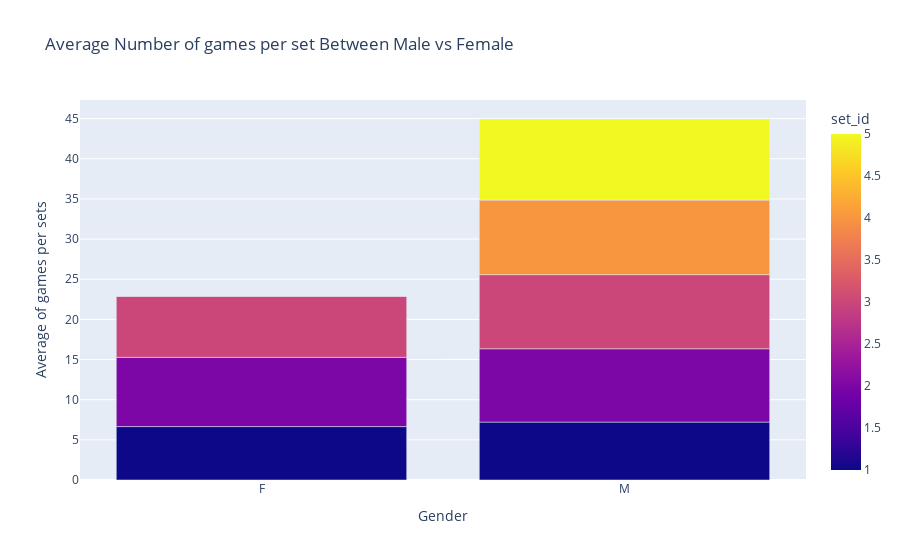

Notebook code cell kept with this figure:
### Code cell
mean_game_per_set_long = mean_game_per_set.stack().reset_index()
mean_game_per_set_long.columns = ['gender', 'set_id', 'game_id']

# Plotly figure
fig = px.bar(mean_game_per_set_long, x='gender', y='game_id', color='set_id', barmode='group',
             labels = {'game_id': 'Average of games per sets', 'gender': 'Gender'},
             title = 'Average Number of games per set Between Male vs Female')

fig.show()

### Figure 1 — Plotly figure (JSON) as saved in the notebook; plotly's stock layout.template omitted (floating-point values rounded to 4 significant figures)
{"data": [{"alignmentgroup": "True", "hovertemplate": "Gender=%{x}<br>Average of games per sets=%{y}<br>set_id=%{marker.color}<extra></extra>", "legendgroup": "", "marker": {"color": [1, 2, 3, 4, 5, 1, 2, 3, 4, 5], "coloraxis": "coloraxis", "pattern": {"shape": ""}}, "name": "", "offsetgroup": "", "orientation": "v", "showlegend": false, "textposition": "auto", "type": "bar", "x": ["F", "F", "F", "F", "F", "M", "M", "M", "M", "M"], "xaxis": "x", "y": [6.65, 8.62, 7.63, 0, 0, 7.21, 9.13, 9.23, 9.28, 10.1], "yaxis": "y"}], "layout": {"barmode": "group", "coloraxis": {"colorbar": {"title": {"text": "set_id"}}, "colorscale": [[0, "#0d0887"], [0.1111, "#46039f"], [0.2222, "#7201a8"], [0.3333, "#9c179e"], [0.4444, "#bd3786"], [0.5556, "#d8576b"], [0.6667, "#ed7953"], [0.7778, "#fb9f3a"], [0.8889, "#fdca26"], [1, "#f0f921"]]}, "legend": {"tracegroupgap": 0}, "title": {"text": "Average Number of games per set Between Male vs Female"}, "xaxis": {"anchor": "y", "domain": [0, 1], "title": {"text": "Gender"}}, "yaxis": {"anchor": "x", "domain": [0, 1], "title": {"text": "Average of games per sets"}}}}
